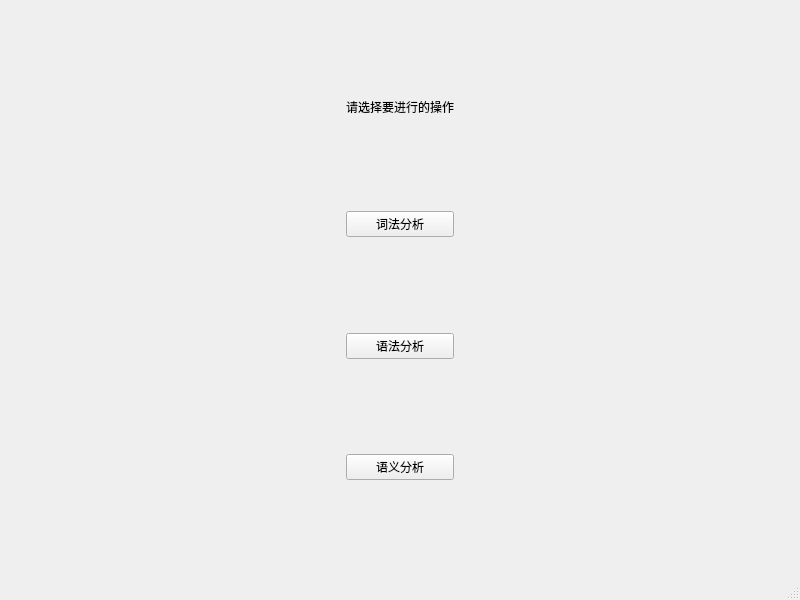
<?xml version="1.0" encoding="UTF-8"?>
<ui version="4.0">
 <class>MainWindow</class>
 <widget class="QMainWindow" name="MainWindow">
  <property name="geometry">
   <rect>
    <x>0</x>
    <y>0</y>
    <width>800</width>
    <height>600</height>
   </rect>
  </property>
  <property name="windowTitle">
   <string>MainWindow</string>
  </property>
  <widget class="QWidget" name="centralwidget">
   <layout class="QGridLayout" name="gridLayout">
    <item row="3" column="4">
     <spacer name="verticalSpacer_3">
      <property name="orientation">
       <enum>Qt::Vertical</enum>
      </property>
      <property name="sizeHint" stdset="0">
       <size>
        <width>20</width>
        <height>40</height>
       </size>
      </property>
     </spacer>
    </item>
    <item row="4" column="4">
     <widget class="QPushButton" name="pushButton_2">
      <property name="text">
       <string>词法分析</string>
      </property>
     </widget>
    </item>
    <item row="4" column="5">
     <spacer name="horizontalSpacer_2">
      <property name="orientation">
       <enum>Qt::Horizontal</enum>
      </property>
      <property name="sizeHint" stdset="0">
       <size>
        <width>40</width>
        <height>20</height>
       </size>
      </property>
     </spacer>
    </item>
    <item row="8" column="4">
     <widget class="QPushButton" name="pushButton">
      <property name="text">
       <string>语义分析</string>
      </property>
     </widget>
    </item>
    <item row="4" column="0">
     <spacer name="horizontalSpacer">
      <property name="orientation">
       <enum>Qt::Horizontal</enum>
      </property>
      <property name="sizeHint" stdset="0">
       <size>
        <width>40</width>
        <height>20</height>
       </size>
      </property>
     </spacer>
    </item>
    <item row="2" column="4">
     <widget class="QLabel" name="label">
      <property name="text">
       <string>请选择要进行的操作</string>
      </property>
      <property name="alignment">
       <set>Qt::AlignCenter</set>
      </property>
     </widget>
    </item>
    <item row="0" column="4">
     <spacer name="verticalSpacer_2">
      <property name="orientation">
       <enum>Qt::Vertical</enum>
      </property>
      <property name="sizeHint" stdset="0">
       <size>
        <width>20</width>
        <height>40</height>
       </size>
      </property>
     </spacer>
    </item>
    <item row="5" column="4">
     <spacer name="verticalSpacer_4">
      <property name="orientation">
       <enum>Qt::Vertical</enum>
      </property>
      <property name="sizeHint" stdset="0">
       <size>
        <width>20</width>
        <height>40</height>
       </size>
      </property>
     </spacer>
    </item>
    <item row="6" column="4">
     <widget class="QPushButton" name="pushButton_3">
      <property name="text">
       <string>语法分析</string>
      </property>
     </widget>
    </item>
    <item row="9" column="4">
     <spacer name="verticalSpacer">
      <property name="orientation">
       <enum>Qt::Vertical</enum>
      </property>
      <property name="sizeHint" stdset="0">
       <size>
        <width>20</width>
        <height>40</height>
       </size>
      </property>
     </spacer>
    </item>
    <item row="7" column="4">
     <spacer name="verticalSpacer_5">
      <property name="orientation">
       <enum>Qt::Vertical</enum>
      </property>
      <property name="sizeHint" stdset="0">
       <size>
        <width>20</width>
        <height>40</height>
       </size>
      </property>
     </spacer>
    </item>
   </layout>
  </widget>
  <widget class="QMenuBar" name="menubar">
   <property name="geometry">
    <rect>
     <x>0</x>
     <y>0</y>
     <width>800</width>
     <height>25</height>
    </rect>
   </property>
  </widget>
  <widget class="QStatusBar" name="statusbar"/>
 </widget>
 <resources/>
 <connections/>
</ui>
